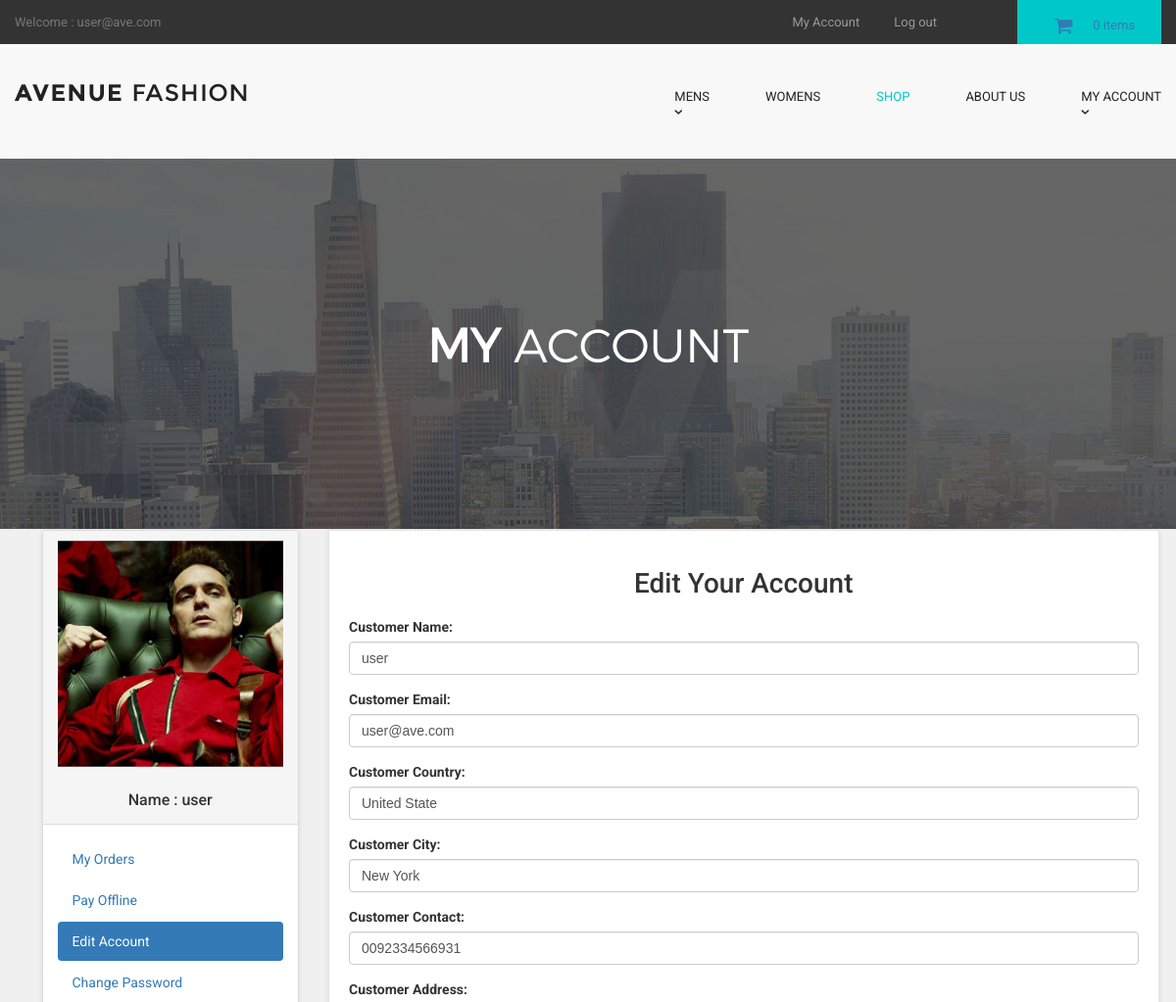
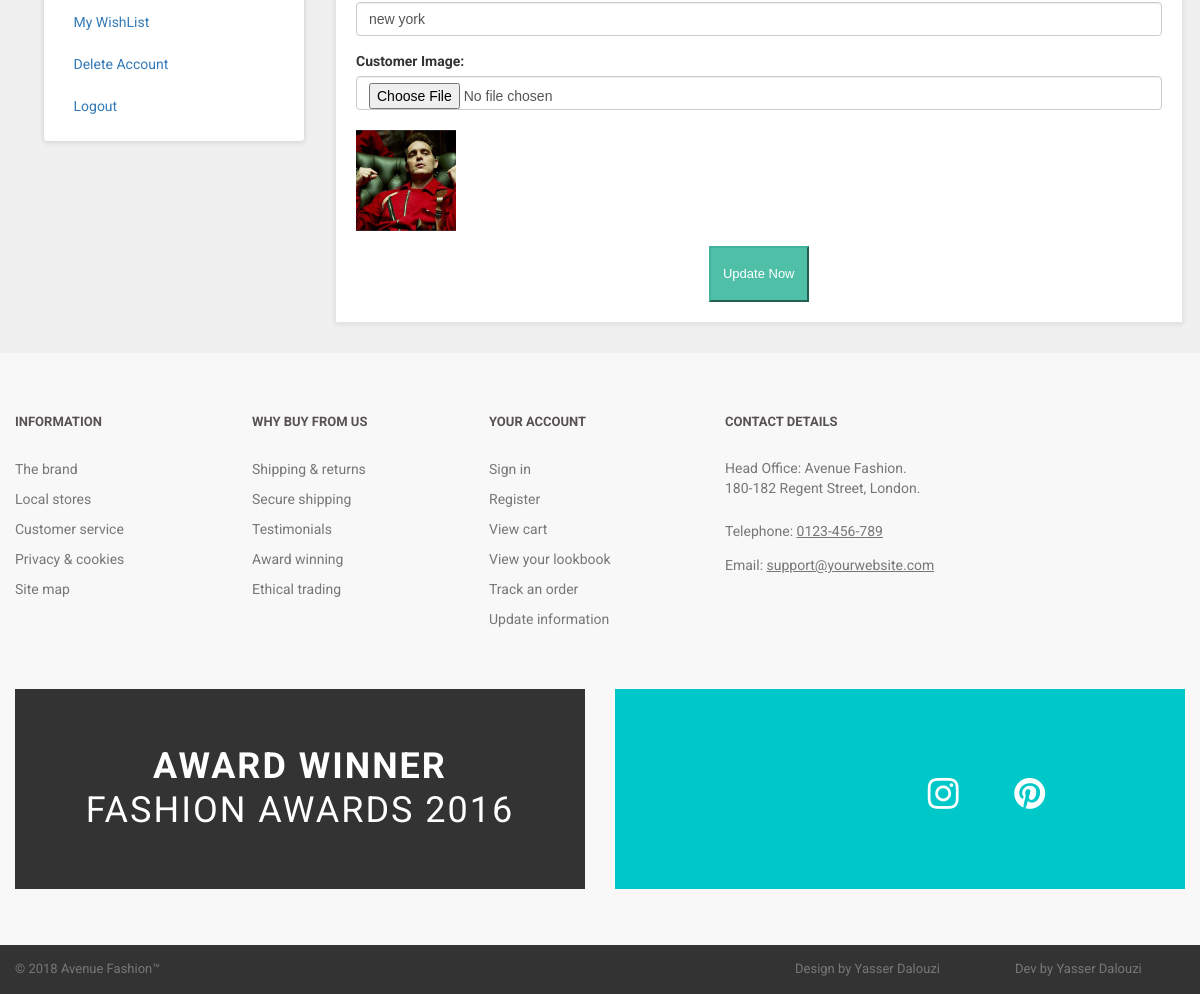
/customer/my_account.php?edit_account (signed in), run on the app's committed database (2 pictures, top to bottom).
### tables this page shows
CREATE TABLE `customers` (
  `customer_id` int(10) NOT NULL,
  `customer_name` varchar(255) NOT NULL,
  `customer_email` varchar(255) NOT NULL,
  `customer_pass` varchar(255) NOT NULL,
  `customer_country` text NOT NULL,
  `customer_city` text NOT NULL,
  `customer_contact` varchar(255) NOT NULL,
  `customer_address` text NOT NULL,
  `customer_image` text NOT NULL,
  `customer_ip` varchar(255) NOT NULL,
  `customer_confirm_code` text NOT NULL
);

### customer/edit_account.php (the view, shortened to what this page needs)
<?php
$customer_session = $_SESSION['customer_email'];
$get_customer = "select * from customers where customer_email='$customer_session'";
$run_customer = mysqli_query($con,$get_customer);
$row_customer = mysqli_fetch_array($run_customer);
$customer_name = $row_customer['customer_name'];
$customer_email = $row_customer['customer_email'];
$customer_country = $row_customer['customer_country'];
$customer_city = $row_customer['customer_city'];
$customer_contact = $row_customer['customer_contact'];
$customer_address = $row_customer['customer_address'];
$customer_image = $row_customer['customer_image'];
?>
<h1 align="center" > Edit Your Account </h1>
<form action="" method="post" enctype="multipart/form-data" >
<div class="form-group" >
<label> Customer Name: </label>
<input type="text" name="c_name" class="form-control" required value="<?php echo $customer_name; ?>">
</div>
<div class="form-group" >
<label> Customer Email: </label>
<input type="text" name="c_email" class="form-control" required value="<?php echo $customer_email; ?>">
</div>
<div class="form-group" >
<label> Customer Country: </label>
<input type="text" name="c_country" class="form-control" required value="<?php echo $customer_country; ?>">
</div>
<div class="form-group" >
<label> Customer City: </label>
<input type="text" name="c_city" class="form-control" required value="<?php echo $customer_city; ?>">
</div>
<div class="form-group" >
<label> Customer Contact: </label>
<input type="text" name="c_contact" class="form-control" required value="<?php echo $customer_contact; ?>">
</div>
<div class="form-group" >
<label> Customer Address: </label>
<input type="text" name="c_address" class="form-control" required value="<?php echo $customer_address; ?>">
</div>
<div class="form-group" >
<label> Customer Image: </label>
<input type="file" name="c_image" class="form-control" required ><br>
<img src="customer_images/<?php echo $customer_image; ?>" width="100" height="100" class="img-responsive" >
</div>
<div class="text-center" >
<button name="update" class="btn btn-primary" >
<i class="fa fa-user-md" ></i> Update Now
</button>
</div>
</form>

### customer/includes/sidebar.php
<div class="panel panel-default sidebar-menu">
<div class="panel-heading">
<?php
$customer_session = $_SESSION['customer_email'];
$get_customer = "select * from customers where customer_email='$customer_session'";
$run_customer = mysqli_query($con,$get_customer);
$row_customer = mysqli_fetch_array($run_customer);
$customer_image = $row_customer['customer_image'];
$customer_name = $row_customer['customer_name'];
if(!isset($_SESSION['customer_email'])){
}
else {
echo "
<center>
<img src='customer_images/$customer_image' class='img-responsive'>
</center>
<br>
<h3 align='center' class='panel-title'> Name : $customer_name </h3>
";
}
?>
</div>
<div class="panel-body">
<ul class="nav nav-pills nav-stacked">
<li class="<?php if(isset($_GET['my_orders'])){ echo "active"; } ?>">
<a href="my_account.php?my_orders"> <i class="fa fa-list"> </i> My Orders </a>
</li>
<li class="<?php if(isset($_GET['pay_offline'])){ echo "active"; } ?>">
<a href="my_account.php?pay_offline"> <i class="fa fa-bolt"></i> Pay Offline </a>
</li>
<li class="<?php if(isset($_GET['edit_account'])){ echo "active"; } ?>">
<a href="my_account.php?edit_account"> <i class="fa fa-pencil"></i> Edit Account </a>
</li>
<li class="<?php if(isset($_GET['change_pass'])){ echo "active"; } ?>">
<a href="my_account.php?change_pass"> <i class="fa fa-user"></i> Change Password </a>
</li>
<li class="<?php if(isset($_GET['my_wishlist'])){ echo "active"; } ?>">
<a href="my_account.php?my_wishlist"> <i class="fa fa-heart"></i> My WishList </a>
</li>
<li class="<?php if(isset($_GET['delete_account'])){ echo "active"; } ?>">
<a href="my_account.php?delete_account"> <i class="fa fa-trash-o"></i> Delete Account </a>
</li>
<li>
<a href="logout.php"> <i class="fa fa-sign-out"></i> Logout </a>
</li>
</ul>
</div>
</div>

### customer/styles/backend.css (style rules this page uses)
html { font-family: "Roboto", Helvetica, Arial, sans-serif; line-height: 1.15; -ms-text-size-adjust: 100%; -webkit-text-size-adjust: 100% }
body { margin: 0 }
h1 { font-size: 2em; margin: .67em 0 }
a { background-color: transparent; -webkit-text-decoration-skip: objects }
img { border-style: none }
button, input, optgroup, select, textarea { font-family: sans-serif; font-size: 100%; line-height: 1.15; margin: 0 }
button, input { overflow: visible }
button, select { text-transform: none }
[type=reset], [type=submit], button, html [type=button] { -webkit-appearance: button }
html { box-sizing: border-box }
body { min-width: 1190px; font-family: Montserrat, sans-serif; font-weight: 400; background-color: white; }
img { max-width: 100%; height: auto }
.btn { display: inline-block; vertical-align: top; font-size: 13px; line-height: 40px; text-decoration: none; -webkit-transition: .3s; transition: .3s }

### styles/style.css (style rules this page uses)
body { font-family: "Roboto", Helvetica, Arial, sans-serif; font-size: 14px; line-height: 1.42857143; color: #333333; background-color: #f0f0f0; overflow-x: hidden; }
.btn-primary { color:rgb(255, 255, 255); background-color:rgb(79, 191, 168); border-color:rgb(65, 179, 156); }
#content .panel.sidebar-menu { box-sizing: border-box; box-shadow: 0 1px 5px rgba(0, 0, 0, 0.1); }
#content .panel.sidebar-menu h3 { padding: 5px 0; margin: 0; }

### data on the page
customers: customer_image (placeholder picture), customer_name "user", c_name "user", c_email "user@ave.com", c_country "United State", c_city "New York", c_contact "0092334566931", c_address "new york"

### other printed values
$_SESSION['customer_email'] "user@ave.com"
$count_items "0"
